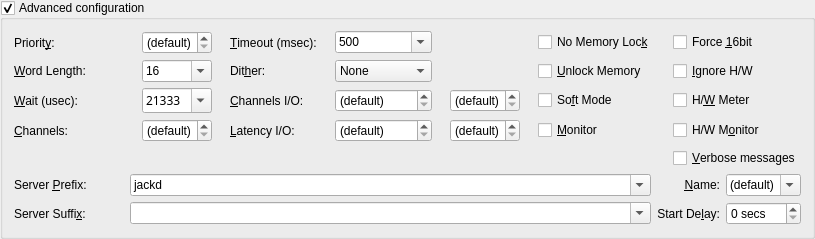
            <widget class="QGroupBox" name="groupBox_2">
             <property name="title">
              <string>Advanced configuration</string>
             </property>
             <property name="checkable">
              <bool>true</bool>
             </property>
             <property name="checked">
              <bool>true</bool>
             </property>
             <layout class="QVBoxLayout" name="verticalLayout_4">
              <item>
               <layout class="QGridLayout" name="gridLayout">
                <property name="horizontalSpacing">
                 <number>18</number>
                </property>
                <item row="2" column="5">
                 <widget class="QCheckBox" name="SoftModeCheckBox">
                  <property name="font">
                   <font>
                    <weight>50</weight>
                    <bold>false</bold>
                   </font>
                  </property>
                  <property name="toolTip">
                   <string>Ignore xruns reported by the backend driver</string>
                  </property>
                  <property name="text">
                   <string>So&amp;ft Mode</string>
                  </property>
                  <property name="shortcut">
                   <string>Alt+F</string>
                  </property>
                 </widget>
                </item>
                <item row="0" column="1">
                 <widget class="QSpinBox" name="PrioritySpinBox">
                  <property name="font">
                   <font>
                    <weight>50</weight>
                    <bold>false</bold>
                   </font>
                  </property>
                  <property name="toolTip">
                   <string>Scheduler priority when running realtime</string>
                  </property>
                  <property name="specialValueText">
                   <string>(default)</string>
                  </property>
                  <property name="maximum">
                   <number>89</number>
                  </property>
                 </widget>
                </item>
                <item row="3" column="1">
                 <widget class="QSpinBox" name="ChanSpinBox">
                  <property name="font">
                   <font>
                    <weight>50</weight>
                    <bold>false</bold>
                   </font>
                  </property>
                  <property name="toolTip">
                   <string>Maximum number of audio channels to allocate</string>
                  </property>
                  <property name="specialValueText">
                   <string>(default)</string>
                  </property>
                  <property name="maximum">
                   <number>999</number>
                  </property>
                 </widget>
                </item>
                <item row="2" column="1">
                 <widget class="QComboBox" name="WaitComboBox">
                  <property name="font">
                   <font>
                    <family>Sans Serif</family>
                    <weight>50</weight>
                    <bold>false</bold>
                   </font>
                  </property>
                  <property name="acceptDrops">
                   <bool>false</bool>
                  </property>
                  <property name="toolTip">
                   <string>Number of microseconds to wait between engine processes (dummy)</string>
                  </property>
                  <property name="editable">
                   <bool>true</bool>
                  </property>
                  <item>
                   <property name="text">
                    <string>21333</string>
                   </property>
                  </item>
                 </widget>
                </item>
                <item row="1" column="1">
                 <widget class="QComboBox" name="WordLengthComboBox">
                  <property name="font">
                   <font>
                    <weight>50</weight>
                    <bold>false</bold>
                   </font>
                  </property>
                  <property name="acceptDrops">
                   <bool>false</bool>
                  </property>
                  <property name="toolTip">
                   <string>Word length</string>
                  </property>
                  <property name="editable">
                   <bool>true</bool>
                  </property>
                  <item>
                   <property name="text">
                    <string>16</string>
                   </property>
                  </item>
                  <item>
                   <property name="text">
                    <string>32</string>
                   </property>
                  </item>
                  <item>
                   <property name="text">
                    <string>64</string>
                   </property>
                  </item>
                 </widget>
                </item>
                <item row="1" column="5">
                 <widget class="QCheckBox" name="UnlockMemCheckBox">
                  <property name="font">
                   <font>
                    <weight>50</weight>
                    <bold>false</bold>
                   </font>
                  </property>
                  <property name="toolTip">
                   <string>Unlock memory of common toolkit libraries (GTK+, QT, FLTK, Wine)</string>
                  </property>
                  <property name="text">
                   <string>&amp;Unlock Memory</string>
                  </property>
                  <property name="shortcut">
                   <string>Alt+U</string>
                  </property>
                 </widget>
                </item>
                <item row="2" column="3">
                 <widget class="QSpinBox" name="InChannelsSpinBox">
                  <property name="font">
                   <font>
                    <weight>50</weight>
                    <bold>false</bold>
                   </font>
                  </property>
                  <property name="toolTip">
                   <string>Maximum input audio hardware channels to allocate</string>
                  </property>
                  <property name="specialValueText">
                   <string>(default)</string>
                  </property>
                  <property name="maximum">
                   <number>999</number>
                  </property>
                 </widget>
                </item>
                <item row="3" column="5">
                 <widget class="QCheckBox" name="MonitorCheckBox">
                  <property name="font">
                   <font>
                    <weight>50</weight>
                    <bold>false</bold>
                   </font>
                  </property>
                  <property name="toolTip">
                   <string>Provide output monitor ports</string>
                  </property>
                  <property name="text">
                   <string>&amp;Monitor</string>
                  </property>
                  <property name="shortcut">
                   <string>Alt+M</string>
                  </property>
                 </widget>
                </item>
                <item row="0" column="6">
                 <widget class="QCheckBox" name="ShortsCheckBox">
                  <property name="font">
                   <font>
                    <weight>50</weight>
                    <bold>false</bold>
                   </font>
                  </property>
                  <property name="toolTip">
                   <string>Force 16bit mode instead of failing over 32bit (default)</string>
                  </property>
                  <property name="text">
                   <string>Force &amp;16bit</string>
                  </property>
                  <property name="shortcut">
                   <string>Alt+1</string>
                  </property>
                 </widget>
                </item>
                <item row="3" column="6">
                 <widget class="QCheckBox" name="HWMonCheckBox">
                  <property name="font">
                   <font>
                    <weight>50</weight>
                    <bold>false</bold>
                   </font>
                  </property>
                  <property name="toolTip">
                   <string>Enable hardware monitoring of capture ports</string>
                  </property>
                  <property name="text">
                   <string>H/W M&amp;onitor</string>
                  </property>
                  <property name="shortcut">
                   <string>Alt+O</string>
                  </property>
                 </widget>
                </item>
                <item row="2" column="0">
                 <widget class="QLabel" name="WaitTextLabel">
                  <property name="font">
                   <font>
                    <weight>50</weight>
                    <bold>false</bold>
                   </font>
                  </property>
                  <property name="text">
                   <string>&amp;Wait (usec):</string>
                  </property>
                  <property name="alignment">
                   <set>Qt::AlignLeading|Qt::AlignLeft|Qt::AlignVCenter</set>
                  </property>
                  <property name="wordWrap">
                   <bool>false</bool>
                  </property>
                  <property name="buddy">
                   <cstring>WaitComboBox</cstring>
                  </property>
                 </widget>
                </item>
                <item row="0" column="3">
                 <widget class="QComboBox" name="TimeoutComboBox">
                  <property name="font">
                   <font>
                    <weight>50</weight>
                    <bold>false</bold>
                   </font>
                  </property>
                  <property name="toolTip">
                   <string>Set client timeout limit in miliseconds</string>
                  </property>
                  <property name="editable">
                   <bool>true</bool>
                  </property>
                  <property name="currentIndex">
                   <number>1</number>
                  </property>
                  <item>
                   <property name="text">
                    <string>200</string>
                   </property>
                  </item>
                  <item>
                   <property name="text">
                    <string>500</string>
                   </property>
                  </item>
                  <item>
                   <property name="text">
                    <string>1000</string>
                   </property>
                  </item>
                  <item>
                   <property name="text">
                    <string>2000</string>
                   </property>
                  </item>
                  <item>
                   <property name="text">
                    <string>5000</string>
                   </property>
                  </item>
                  <item>
                   <property name="text">
                    <string>10000</string>
                   </property>
                  </item>
                 </widget>
                </item>
                <item row="2" column="4">
                 <widget class="QSpinBox" name="OutChannelsSpinBox">
                  <property name="font">
                   <font>
                    <weight>50</weight>
                    <bold>false</bold>
                   </font>
                  </property>
                  <property name="toolTip">
                   <string>Maximum output audio hardware channels to allocate</string>
                  </property>
                  <property name="specialValueText">
                   <string>(default)</string>
                  </property>
                  <property name="maximum">
                   <number>999</number>
                  </property>
                 </widget>
                </item>
                <item row="3" column="2">
                 <widget class="QLabel" name="InOutLatencyTextLabel">
                  <property name="font">
                   <font>
                    <weight>50</weight>
                    <bold>false</bold>
                   </font>
                  </property>
                  <property name="text">
                   <string>&amp;Latency I/O:</string>
                  </property>
                  <property name="alignment">
                   <set>Qt::AlignLeading|Qt::AlignLeft|Qt::AlignVCenter</set>
                  </property>
                  <property name="wordWrap">
                   <bool>false</bool>
                  </property>
                  <property name="buddy">
                   <cstring>InLatencySpinBox</cstring>
                  </property>
                 </widget>
                </item>
                <item row="1" column="3">
                 <widget class="QComboBox" name="DitherComboBox">
                  <property name="font">
                   <font>
                    <weight>50</weight>
                    <bold>false</bold>
                   </font>
                  </property>
                  <property name="toolTip">
                   <string>Set dither mode</string>
                  </property>
                  <item>
                   <property name="text">
                    <string>None</string>
                   </property>
                  </item>
                  <item>
                   <property name="text">
                    <string>Rectangular</string>
                   </property>
                  </item>
                  <item>
                   <property name="text">
                    <string>Shaped</string>
                   </property>
                  </item>
                  <item>
                   <property name="text">
                    <string>Triangular</string>
                   </property>
                  </item>
                 </widget>
                </item>
                <item row="2" column="2">
                 <widget class="QLabel" name="InOutChannelsTextLabel">
                  <property name="font">
                   <font>
                    <weight>50</weight>
                    <bold>false</bold>
                   </font>
                  </property>
                  <property name="text">
                   <string>&amp;Channels I/O:</string>
                  </property>
                  <property name="alignment">
                   <set>Qt::AlignLeading|Qt::AlignLeft|Qt::AlignVCenter</set>
                  </property>
                  <property name="wordWrap">
                   <bool>false</bool>
                  </property>
                  <property name="buddy">
                   <cstring>InChannelsSpinBox</cstring>
                  </property>
                 </widget>
                </item>
                <item row="2" column="6">
                 <widget class="QCheckBox" name="HWMeterCheckBox">
                  <property name="font">
                   <font>
                    <weight>50</weight>
                    <bold>false</bold>
                   </font>
                  </property>
                  <property name="toolTip">
                   <string>Enable hardware metering on cards that support it</string>
                  </property>
                  <property name="text">
                   <string>H/&amp;W Meter</string>
                  </property>
                  <property name="shortcut">
                   <string>Alt+W</string>
                  </property>
                 </widget>
                </item>
                <item row="1" column="6">
                 <widget class="QCheckBox" name="IgnoreHWCheckBox">
                  <property name="font">
                   <font>
                    <weight>50</weight>
                    <bold>false</bold>
                   </font>
                  </property>
                  <property name="toolTip">
                   <string>Ignore hardware period/buffer size</string>
                  </property>
                  <property name="text">
                   <string>&amp;Ignore H/W</string>
                  </property>
                  <property name="shortcut">
                   <string>Alt+I</string>
                  </property>
                 </widget>
                </item>
                <item row="3" column="3">
                 <widget class="QSpinBox" name="InLatencySpinBox">
                  <property name="font">
                   <font>
                    <weight>50</weight>
                    <bold>false</bold>
                   </font>
                  </property>
                  <property name="toolTip">
                   <string>External input latency (frames)</string>
                  </property>
                  <property name="specialValueText">
                   <string>(default)</string>
                  </property>
                  <property name="maximum">
                   <number>9999999</number>
                  </property>
                 </widget>
                </item>
                <item row="1" column="2">
                 <widget class="QLabel" name="DitherTextLabel">
                  <property name="font">
                   <font>
                    <weight>50</weight>
                    <bold>false</bold>
                   </font>
                  </property>
                  <property name="frameShape">
                   <enum>QFrame::NoFrame</enum>
                  </property>
                  <property name="frameShadow">
                   <enum>QFrame::Plain</enum>
                  </property>
                  <property name="text">
                   <string>Dit&amp;her:</string>
                  </property>
                  <property name="alignment">
                   <set>Qt::AlignLeading|Qt::AlignLeft|Qt::AlignVCenter</set>
                  </property>
                  <property name="wordWrap">
                   <bool>false</bool>
                  </property>
                  <property name="buddy">
                   <cstring>DitherComboBox</cstring>
                  </property>
                 </widget>
                </item>
                <item row="3" column="4">
                 <widget class="QSpinBox" name="OutLatencySpinBox">
                  <property name="font">
                   <font>
                    <weight>50</weight>
                    <bold>false</bold>
                   </font>
                  </property>
                  <property name="toolTip">
                   <string>External output latency (frames)</string>
                  </property>
                  <property name="specialValueText">
                   <string>(default)</string>
                  </property>
                  <property name="maximum">
                   <number>9999999</number>
                  </property>
                 </widget>
                </item>
                <item row="0" column="2">
                 <widget class="QLabel" name="TimeoutTextLabel">
                  <property name="font">
                   <font>
                    <weight>50</weight>
                    <italic>false</italic>
                    <bold>false</bold>
                   </font>
                  </property>
                  <property name="frameShape">
                   <enum>QFrame::NoFrame</enum>
                  </property>
                  <property name="frameShadow">
                   <enum>QFrame::Plain</enum>
                  </property>
                  <property name="text">
                   <string>&amp;Timeout (msec):</string>
                  </property>
                  <property name="alignment">
                   <set>Qt::AlignLeading|Qt::AlignLeft|Qt::AlignVCenter</set>
                  </property>
                  <property name="wordWrap">
                   <bool>false</bool>
                  </property>
                  <property name="buddy">
                   <cstring>TimeoutComboBox</cstring>
                  </property>
                 </widget>
                </item>
                <item row="3" column="0">
                 <widget class="QLabel" name="ChanTextLabel">
                  <property name="maximumSize">
                   <size>
                    <width>110</width>
                    <height>16777215</height>
                   </size>
                  </property>
                  <property name="font">
                   <font>
                    <weight>50</weight>
                    <bold>false</bold>
                   </font>
                  </property>
                  <property name="text">
                   <string>&amp;Channels:</string>
                  </property>
                  <property name="alignment">
                   <set>Qt::AlignLeading|Qt::AlignLeft|Qt::AlignVCenter</set>
                  </property>
                  <property name="wordWrap">
                   <bool>false</bool>
                  </property>
                  <property name="margin">
                   <number>0</number>
                  </property>
                  <property name="buddy">
                   <cstring>ChanSpinBox</cstring>
                  </property>
                 </widget>
                </item>
                <item row="1" column="0">
                 <widget class="QLabel" name="WordLengthTextLabel">
                  <property name="font">
                   <font>
                    <weight>50</weight>
                    <bold>false</bold>
                   </font>
                  </property>
                  <property name="text">
                   <string>&amp;Word Length:</string>
                  </property>
                  <property name="alignment">
                   <set>Qt::AlignLeading|Qt::AlignLeft|Qt::AlignVCenter</set>
                  </property>
                  <property name="wordWrap">
                   <bool>false</bool>
                  </property>
                  <property name="buddy">
                   <cstring>WordLengthComboBox</cstring>
                  </property>
                 </widget>
                </item>
                <item row="0" column="5">
                 <widget class="QCheckBox" name="NoMemLockCheckBox">
                  <property name="font">
                   <font>
                    <weight>50</weight>
                    <bold>false</bold>
                   </font>
                  </property>
                  <property name="toolTip">
                   <string>Do not attempt to lock memory, even if in realtime mode</string>
                  </property>
                  <property name="text">
                   <string>No Memory Loc&amp;k</string>
                  </property>
                  <property name="shortcut">
                   <string>Alt+K</string>
                  </property>
                 </widget>
                </item>
                <item row="0" column="0">
                 <widget class="QLabel" name="PriorityTextLabel">
                  <property name="minimumSize">
                   <size>
                    <width>110</width>
                    <height>0</height>
                   </size>
                  </property>
                  <property name="font">
                   <font>
                    <weight>50</weight>
                    <bold>false</bold>
                   </font>
                  </property>
                  <property name="frameShape">
                   <enum>QFrame::NoFrame</enum>
                  </property>
                  <property name="frameShadow">
                   <enum>QFrame::Plain</enum>
                  </property>
                  <property name="text">
                   <string>Priorit&amp;y:</string>
                  </property>
                  <property name="alignment">
                   <set>Qt::AlignLeading|Qt::AlignLeft|Qt::AlignVCenter</set>
                  </property>
                  <property name="wordWrap">
                   <bool>false</bool>
                  </property>
                  <property name="buddy">
                   <cstring>PrioritySpinBox</cstring>
                  </property>
                 </widget>
                </item>
                <item row="4" column="6">
                 <widget class="QCheckBox" name="VerboseCheckBox">
                  <property name="font">
                   <font>
                    <weight>50</weight>
                    <bold>false</bold>
                   </font>
                  </property>
                  <property name="toolTip">
                   <string>Whether to give verbose output on messages</string>
                  </property>
                  <property name="text">
                   <string>&amp;Verbose messages</string>
                  </property>
                  <property name="shortcut">
                   <string>Alt+V</string>
                  </property>
                 </widget>
                </item>
               </layout>
              </item>
              <item>
               <layout class="QGridLayout" name="gridLayout_3">
                <item row="1" column="0">
                 <widget class="QLabel" name="ServerSuffixTextLabel">
                  <property name="minimumSize">
                   <size>
                    <width>110</width>
                    <height>0</height>
                   </size>
                  </property>
                  <property name="maximumSize">
                   <size>
                    <width>110</width>
                    <height>16777215</height>
                   </size>
                  </property>
                  <property name="font">
                   <font>
                    <weight>50</weight>
                    <bold>false</bold>
                   </font>
                  </property>
                  <property name="text">
                   <string>Server Suffi&amp;x:</string>
                  </property>
                  <property name="alignment">
                   <set>Qt::AlignLeading|Qt::AlignLeft|Qt::AlignVCenter</set>
                  </property>
                  <property name="wordWrap">
                   <bool>false</bool>
                  </property>
                  <property name="buddy">
                   <cstring>ServerSuffixComboBox</cstring>
                  </property>
                 </widget>
                </item>
                <item row="0" column="3">
                 <widget class="QComboBox" name="ServerNameComboBox">
                  <property name="font">
                   <font>
                    <weight>50</weight>
                    <bold>false</bold>
                   </font>
                  </property>
                  <property name="toolTip">
                   <string>The JACK Audio Connection Kit sound server name</string>
                  </property>
                  <property name="editable">
                   <bool>true</bool>
                  </property>
                  <item>
                   <property name="text">
                    <string>(default)</string>
                   </property>
                  </item>
                 </widget>
                </item>
                <item row="1" column="3">
                 <widget class="QSpinBox" name="StartDelaySpinBox">
                  <property name="font">
                   <font>
                    <weight>50</weight>
                    <bold>false</bold>
                   </font>
                  </property>
                  <property name="toolTip">
                   <string>Time in seconds that client is delayed after server startup</string>
                  </property>
                  <property name="suffix">
                   <string> secs</string>
                  </property>
                  <property name="minimum">
                   <number>0</number>
                  </property>
                  <property name="maximum">
                   <number>999</number>
                  </property>
                 </widget>
                </item>
                <item row="1" column="2">
                 <widget class="QLabel" name="StartDelayTextLabel">
                  <property name="font">
                   <font>
                    <weight>50</weight>
                    <bold>false</bold>
                   </font>
                  </property>
                  <property name="text">
                   <string>Start De&amp;lay:</string>
                  </property>
                  <property name="alignment">
                   <set>Qt::AlignRight|Qt::AlignTrailing|Qt::AlignVCenter</set>
                  </property>
                  <property name="wordWrap">
                   <bool>false</bool>
                  </property>
                  <property name="buddy">
                   <cstring>StartDelaySpinBox</cstring>
                  </property>
                 </widget>
                </item>
                <item row="0" column="1">
                 <widget class="QComboBox" name="ServerPrefixComboBox">
                  <property name="sizePolicy">
                   <sizepolicy hsizetype="Expanding" vsizetype="Fixed">
                    <horstretch>0</horstretch>
                    <verstretch>0</verstretch>
                   </sizepolicy>
                  </property>
                  <property name="font">
                   <font>
                    <weight>50</weight>
                    <bold>false</bold>
                   </font>
                  </property>
                  <property name="toolTip">
                   <string>Server path (command line prefix)</string>
                  </property>
                  <property name="editable">
                   <bool>true</bool>
                  </property>
                  <item>
                   <property name="text">
                    <string>jackd</string>
                   </property>
                  </item>
                  <item>
                   <property name="text">
                    <string>jackdmp</string>
                   </property>
                  </item>
                  <item>
                   <property name="text">
                    <string>jackstart</string>
                   </property>
                  </item>
                 </widget>
                </item>
                <item row="1" column="1">
                 <widget class="QComboBox" name="ServerSuffixComboBox">
                  <property name="sizePolicy">
                   <sizepolicy hsizetype="Expanding" vsizetype="Fixed">
                    <horstretch>0</horstretch>
                    <verstretch>0</verstretch>
                   </sizepolicy>
                  </property>
                  <property name="font">
                   <font>
                    <weight>50</weight>
                    <bold>false</bold>
                   </font>
                  </property>
                  <property name="toolTip">
                   <string>Extra driver options (command line suffix)</string>
                  </property>
                  <property name="editable">
                   <bool>true</bool>
                  </property>
                 </widget>
                </item>
                <item row="0" column="2">
                 <widget class="QLabel" name="ServerNameTextLabel">
                  <property name="font">
                   <font>
                    <weight>50</weight>
                    <bold>false</bold>
                   </font>
                  </property>
                  <property name="text">
                   <string>&amp;Name:</string>
                  </property>
                  <property name="alignment">
                   <set>Qt::AlignRight|Qt::AlignTrailing|Qt::AlignVCenter</set>
                  </property>
                  <property name="wordWrap">
                   <bool>false</bool>
                  </property>
                  <property name="buddy">
                   <cstring>ServerNameComboBox</cstring>
                  </property>
                 </widget>
                </item>
                <item row="0" column="0">
                 <widget class="QLabel" name="ServerPrefixTextLabel">
                  <property name="minimumSize">
                   <size>
                    <width>110</width>
                    <height>0</height>
                   </size>
                  </property>
                  <property name="maximumSize">
                   <size>
                    <width>110</width>
                    <height>16777215</height>
                   </size>
                  </property>
                  <property name="font">
                   <font>
                    <weight>50</weight>
                    <bold>false</bold>
                   </font>
                  </property>
                  <property name="text">
                   <string>Server &amp;Prefix:</string>
                  </property>
                  <property name="alignment">
                   <set>Qt::AlignLeading|Qt::AlignLeft|Qt::AlignVCenter</set>
                  </property>
                  <property name="wordWrap">
                   <bool>false</bool>
                  </property>
                  <property name="buddy">
                   <cstring>ServerPrefixComboBox</cstring>
                  </property>
                 </widget>
                </item>
               </layout>
              </item>
             </layout>
            </widget>
